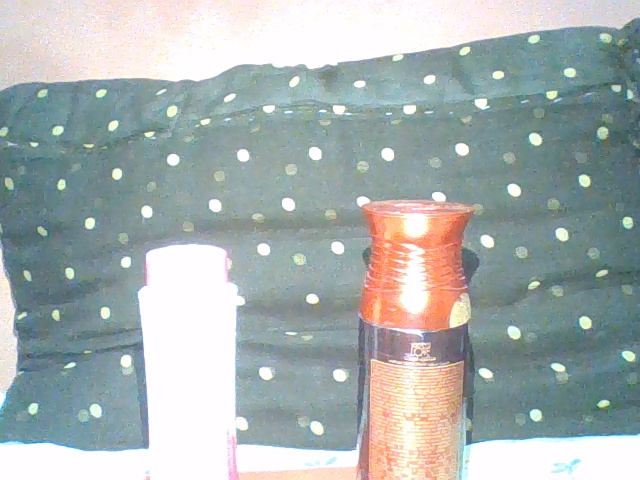
#> input picture captured_image.jpg, 640 x 480 px, found by its file name
$ jupyter execute OpenCV_Assignment2.ipynb
#> lines starting #> are read from the running program, lines starting #| are printed output that depends on the picture
[cell 1]
import numpy as np
import matplotlib.image as mpimg
from PIL import Image
import cv2
import matplotlib.pyplot as plt
from google.colab import files
uploaded = files.upload()
#> the answer given: captured_image.jpg

[cell 2]
img = list(uploaded.keys())[0]
img_ = Image.open(img)
#> img_ is the input picture: PIL image 640x480 RGB; mean R, G, B 167.2, 176.5, 175.7
plt.imshow(img_)
plt.axis("off")

[cell 3]
img1 = cv2.imread(img)
plt.imshow(img1)
plt.axis("off")
print(img1.shape)
#| (480, 640, 3)

[cell 4]
img2= img1[:,:,[2,1,0]]  #changing the BGR to RGB
plt.imshow(img2)
plt.axis("off")
print(img2.shape)
#| (480, 640, 3)

[cell 5]
img2= np.array(Image.open(img))
plt.imshow(img2)
plt.axis("off")
print(img2.shape)
#| (480, 640, 3)

[cell 6]
img3 = cv2.imread(img,0)
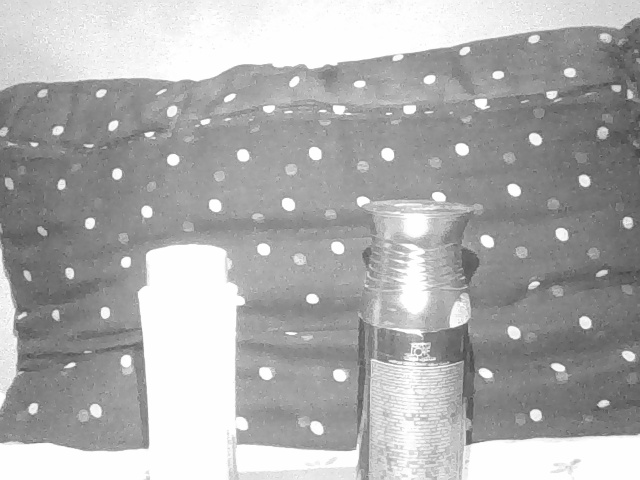
#> img3: shape (480, 640); min 66, max 255, mean 173.7
plt.imshow(img3, cmap='gray')
plt.axis("off")

[cell 7]
plt.imshow(img3, cmap='plasma')
plt.axis("off")
plt.colorbar()
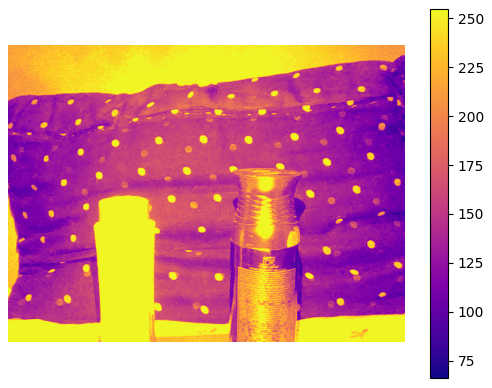
#> figure drawn by matplotlib, 2 panels

[cell 8]
img4= cv2.imread(img)
img_converted1 = cv2.cvtColor(img4, cv2.COLOR_BGR2RGB)
img_converted2 = cv2.cvtColor(img4, cv2.COLOR_BGR2GRAY)
plt.imshow(img_converted1)
plt.axis("off")

[cell 9]
img_blue= np.zeros_like(img4)
img_green= np.zeros_like(img4)
img_red= np.zeros_like(img4)
img_blue[:,:,2] = img4[:,:,2]  # matplotlib expects RGB so it automatically converts BGR to RGB
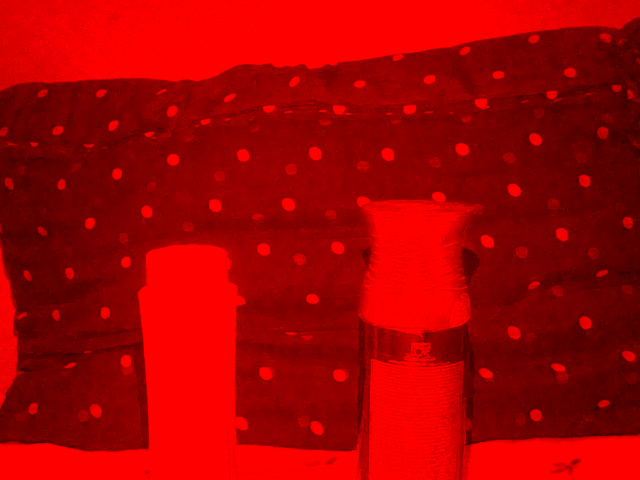
#> img_blue: shape (480, 640, 3); mean B, G, R 0, 0, 167.2
img_green[:,:,1] = img4[:,:,1]
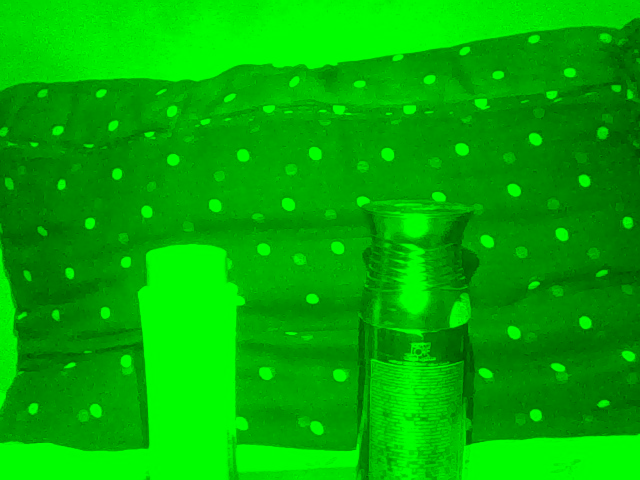
#> img_green: shape (480, 640, 3); mean B, G, R 0, 176.5, 0
img_red[:,:,0] = img4[:,:,0]
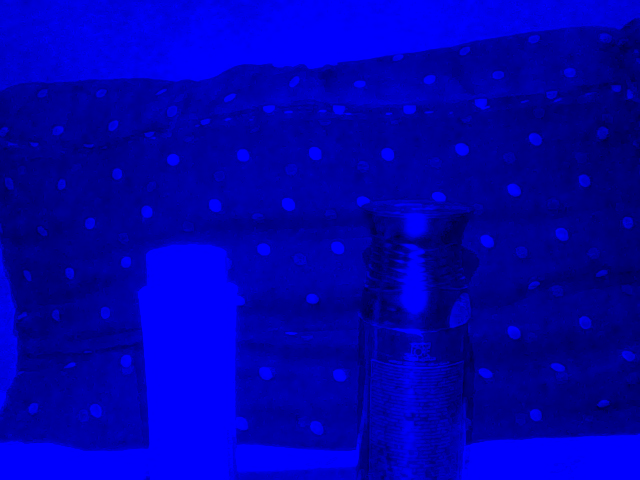
#> img_red: shape (480, 640, 3); mean B, G, R 175.7, 0, 0
plt.figure(figsize= (12,12))
plt.subplot(1,3,1)
plt.imshow(img_blue)
plt.title("Blue")
plt.axis("off")
plt.subplot(1,3,2)
plt.imshow(img_green)
plt.title("Green")
plt.axis("off")
plt.subplot(1,3,3)
plt.imshow(img_red)
plt.title("Red")
plt.axis("off")
#> figure, not shown here; B, G, R data is drawn as R, G, B

[cell 10]
print(img4.shape)
#| (480, 640, 3)

[cell 11]
img5 = cv2.resize(img_converted1, (10000,5000))
plt.imshow(img5)
print(img5.shape)
#| (5000, 10000, 3)
plt.axis("off")
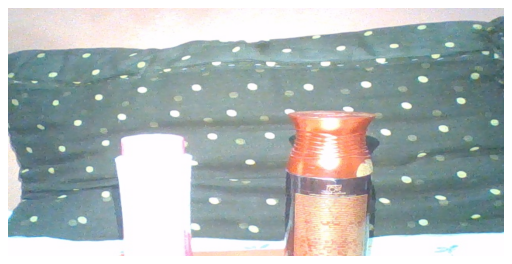
#> figure drawn by matplotlib, 1 panel

$ run again, on poland 2.jpeg
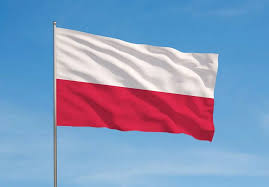
#> input picture poland 2.jpeg, 269 x 187 px, found by its file name
#> img_ is the input picture: PIL image 269x187 RGB; mean R, G, B 133.6, 152.9, 189.3
#| (187, 269, 3)
#| (187, 269, 3)
#| (187, 269, 3)
#> `img_red[:,:,0] = img4[:,:,0]`:
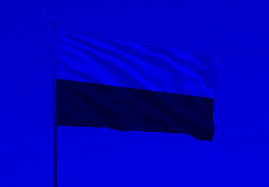
#> img_red: shape (187, 269, 3); mean B, G, R 189.3, 0, 0
#| (187, 269, 3)
#| (5000, 10000, 3)
#> `[cell 11] img5 = cv2.resize(img_converted1, (10000,5000)) plt.imshow(i..`:
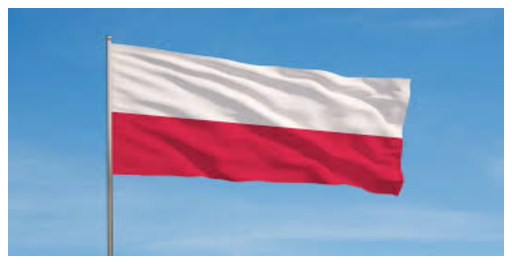
#> figure drawn by matplotlib, 1 panel
